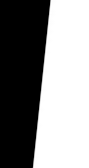
#> input picture practice.png, 89 x 168 px
$ python mtf_project.py practice.png
#> lines starting #> are read from the running program, lines starting #| are printed output that depends on the picture
import matplotlib.pyplot as plt
import matplotlib.patches as mpatches
from matplotlib.widgets import RectangleSelector
import numpy as np
import cv2
import argparse
from PIL import Image
from scipy import interpolate
from scipy.fft import fft
from dataclasses import dataclass

@dataclass
class cSet:
    x: np.ndarray
    y: np.ndarray

@dataclass
class cESF:
    rawESF: cSet
    interpESF: cSet
    threshold: float
    width: float
    angle: float
    edgePoly: np.ndarray

@dataclass
class cMTF:
    x: np.ndarray
    y: np.ndarray
    mtfAtNyquist: float
    width: float

class Helper:
    @staticmethod
    def LoadImage(filename):
#> called with filename = 'practice.png'
        img = Image.open(filename)
#> img is the input picture: PIL image 89x168 RGBA; mean R, G, B, A 135.4, 135.4, 135.4, 255
        if img.mode in {'I;16','I;16L','I;16B','I;16N'}:
            gsimg = img
        else:
            gsimg = img.convert('L')
        return gsimg

    @staticmethod
    def LoadImageAsArray(filename):
        img = Helper.LoadImage(filename)
        if img.mode in {'I;16','I;16L','I;16B','I;16N'}:
            arr = np.asarray(img, dtype=np.double)/65535
        else:
            arr = np.asarray(img, dtype=np.double)/255
        return arr

    # [17 lines left out: function CorrectImageOrientation, not called in this run]

class MTF:
    # [155 lines left out: functions SafeCrop, GetEdgeSpreadFunction, GetEdgeSpreadFunctionCrop, GetLineSpreadFunction, GetMTF, CalculateMtf, not called in this run]

class EventHandler:
    def __init__(self, filename, imgArr):
#> called with filename = 'practice.png'
        self.filename = filename
        self.imgArr = imgArr
        self.roi = None

    # [9 lines left out: functions line_select_callback, event_exit_manager, not called in this run]

class ROI_selection:
    def __init__(self, filename):
        self.filename = filename
        self.imgArr = Helper.LoadImageAsArray(filename)
        fig, ax = plt.subplots()

        ax.imshow(self.imgArr, cmap='gray')
        ax.axis("off")
        ax.set_frame_on(False)

        plt.title("Select ROI and press Enter")

        eh = EventHandler(self.filename, self.imgArr)
        rectangle_selector = RectangleSelector(
            ax,
            eh.line_select_callback,
            useblit=True,
            button=[1],
            minspanx=5, minspany=5,
            interactive=True
        )
        plt.connect('key_press_event', eh.event_exit_manager)
        plt.show()
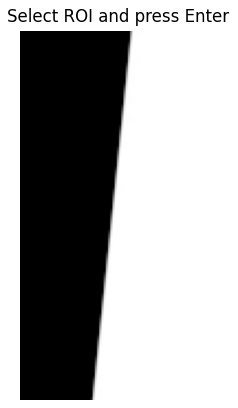
#> figure drawn by matplotlib, 1 panel

if __name__ == '__main__':
    parser = argparse.ArgumentParser()
    parser.add_argument('filepath', help='String Filepath')
    args = parser.parse_args()
    filename = args.filepath
    ROI_selection(filename)
